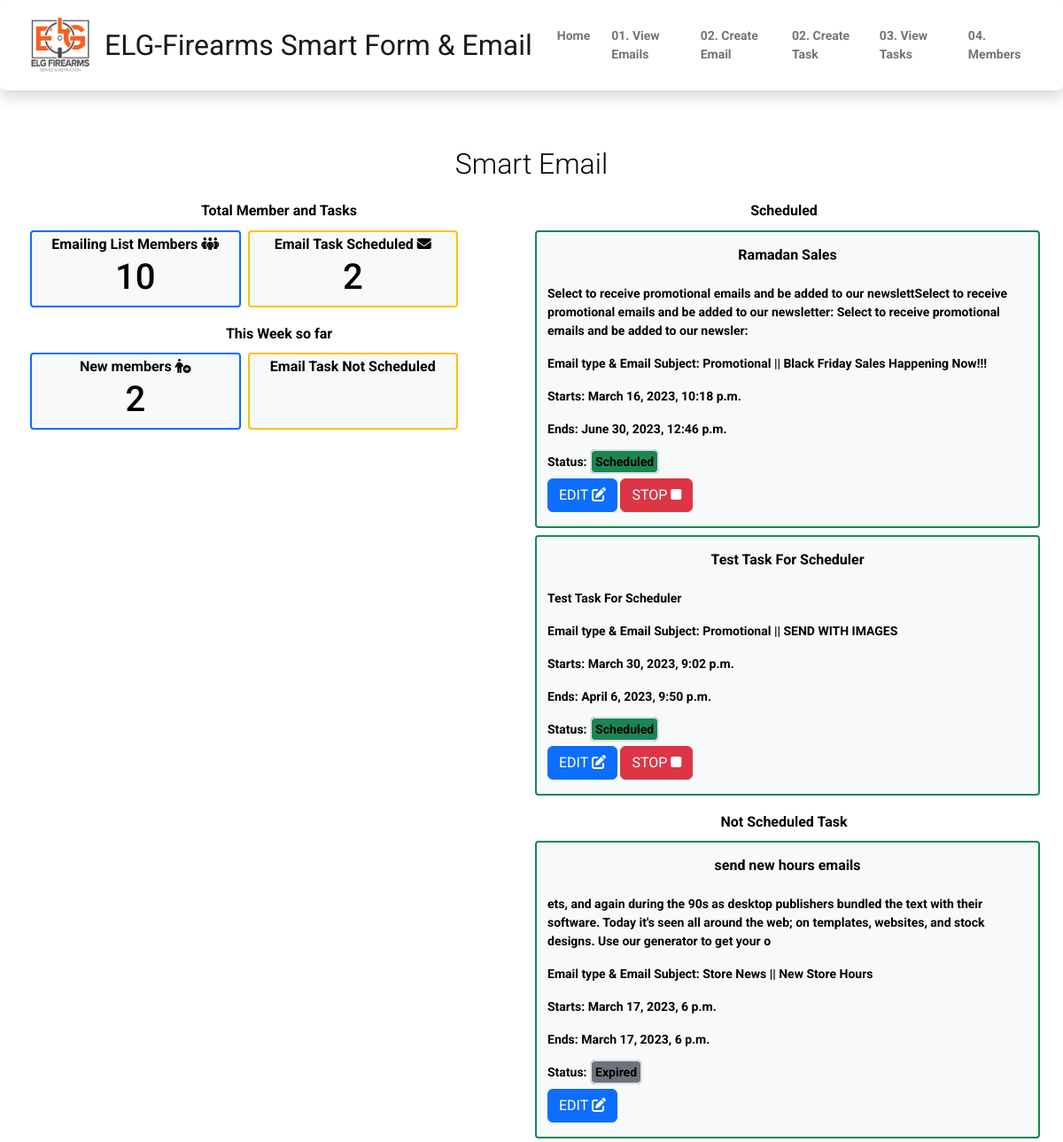
The app's page /master/stop_task/9 with its own data.
### smart_emailApp/models.py (models this page shows, shortened)
class EmailTask(models.Model):
    task_type = (
        ('Once', 'Once'),
        ('Daily', 'Daily'),
        ('Weekly', 'Weekly'),
        ('Monthly', 'Monthly'),
    )
    task_status = (
        ('Scheduled', 'Scheduled'),
        ('STOPPED', 'STOPPED'),
        ('Not Scheduled', 'Not Scheduled'),
        ('Expired', 'Expired'),
    )
    priority_level = (
        ('Low', 'Low'),
        ('Medium', 'Medium'),
        ('High', 'High'),
    )
    task_name = models.CharField(max_length=200)
    task_occurence = models.CharField(max_length=50, choices=task_type, null=True, blank=True)
    task_description = models.TextField(max_length=200)
    recipients = models.CharField(max_length=1000)
    sender = models.EmailField()
    emailToSend = models.ForeignKey(Emails, on_delete=models.CASCADE, null=True, blank=True)
    created_at = models.DateTimeField(auto_now_add=True)
    date_from = models.DateTimeField()
    date_to_sending = models.DateTimeField()
    status = models.CharField(max_length=50, choices=task_status, null=True, blank=True)
    priority = models.CharField(max_length=50, choices=priority_level, null=True, blank=True)
    error_message = models.TextField(null=True, blank=True)
    updated_at = models.DateField(auto_now=True, null=True, blank=True)

class Emails(models.Model):
    email_type = (
        ('Promotional', 'Promotional'),
        ('Store News', 'Store News'),
        ('Seasonal Sales', 'Seasonal Sales'),
    )
    subject = models.CharField(max_length=100)
    body = models.TextField(max_length=1000)
    emailtype = models.CharField(max_length=50, choices=email_type, null=True)
    product1_image = models.ImageField(upload_to="email_imageAttachment/", null=True, blank=True, default=None)
    product1_name = models.CharField(max_length=60, null=True, blank=True)
    product1_description = models.CharField(max_length=200, null=True, blank=True)
    product1_link = models.URLField(max_length=100, null=True, blank=True)
    product2_image = models.ImageField(upload_to="email_imageAttachment/", null=True, blank=True, default=None)
    product2_name = models.CharField(max_length=60, null=True, blank=True)
    product2_description = models.CharField(max_length=200, null=True, blank=True)
    product2_link = models.URLField(max_length=100, null=True, blank=True)
    product3_image = models.ImageField(upload_to="email_imageAttachment/", null=True, blank=True, default=None)
    product3_name = models.CharField(max_length=60, null=True, blank=True)
    product3_description = models.CharField(max_length=200, null=True, blank=True)
    product3_link = models.URLField(max_length=100, null=True, blank=True)
    product4_image = models.ImageField(upload_to="email_imageAttachment/", null=True, blank=True, default=None)
    product4_name = models.CharField(max_length=60, null=True, blank=True)
    product4_description = models.CharField(max_length=200, null=True, blank=True)
    product4_link = models.URLField(max_length=100, null=True, blank=True)
    created_at = models.DateTimeField(auto_now_add=True)
    updated_at = models.DateField(auto_now=True, null=True, blank=True)
    def __str__(self):
        return f'{self.emailtype} || {self.subject}'

### smart_emailApp/views.py (the view)
# urls.py: path('stop_task/<int:id>', views.stop_task, name='stop_task'),
def stop_task(request, id):
    members_count = User.objects.count()
    today = datetime.today()
    thirty_days_ago = today - timedelta(days=7)
    last7days = User.objects.filter(created_at__gte=thirty_days_ago).count()
    numberOf_scheduled_tasks = EmailTask.objects.filter(status="Scheduled").count()
    only_scheduled_tasks = EmailTask.objects.filter(status="Scheduled")
    from django.db.models import Q
    not_scheduled_tasks = EmailTask.objects.filter(Q(status='Not Scheduled') | Q(status='Expired'))
    context = {
        "members_count": members_count,
        "last7days": last7days,
        "numberOf_scheduled_tasks": numberOf_scheduled_tasks,
        'only_scheduled_tasks': only_scheduled_tasks,
        'not_scheduled_tasks': not_scheduled_tasks
    }
    EmailTask.objects.filter(id=id).update(status="STOPPED")
    return render(request, 'smartemail/master_home.html', context)

### templates/smartemail/master_home.html (shortened to what this page needs)
{% extends "nav.html" %}
{% load static %}
{% block navbar %}
    <div class="container">
        <div class="row text-black">
            <h4 class="text-center p-3 lead fs-2"> Smart Email </h4>
            <div class="col-6">
                <div class="row mb-2">
                    <h6 class="text-center fw-bold"> Total Member and Tasks  </h6>
                    <div class="col-5 bg-light m-1 border border-primary border-2  rounded-1">
                        <h6 class="text-center m-1 fw-bold"> Emailing List Members <i class="fa-solid fa-people-group"></i></h6>
                        <h1 class="text-black text-center">{{ members_count }}</h1>
                    </div>
                    <div class="col-5 bg-light m-1 border border-warning border-2  rounded-1">
                        <h6 class="text-center m-1 fw-bold"> Email Task Scheduled <i class="fa-solid fa-envelope"></i> </h6>
                        <h1 class="text-black text-center">{{ numberOf_scheduled_tasks }}</h1>
                    </div>
                </div>
                <div class="row mt-3">
                    <h6 class="text-center fw-bold"> This Week so far </h6>
                    <div class="col-5 bg-light m-1 border border-primary border-2  rounded-1">
                        <h6 class="text-center m-1 fw-bold"> New members <i class="fa-solid fa-person-circle-plus"></i> </h6>
                        <h1 class="text-black text-center">{{ last7days }}</h1>
                    </div>
                    <div class="col-5 bg-light m-1 border border-warning border-2  rounded-1">
                        <h6 class="text-center m-1 fw-bold"> Email Task Not Scheduled</h6>
                    </div>
                </div>
            </div>
            <div class="col-6">
                <div class="row mb-3">
                    <h6 class="text-center fw-bold">Scheduled </h6>
                    {% for task in only_scheduled_tasks %}
                        <div class="col-12 bg-light m-1 border border-success border-2 rounded-1 text-black ">
                            <h6 class="text-center fw-bolder p-3"> {{ task.task_name}} </h6>
                            <p class="fw-bold">
                                {{ task.task_description }}
                            </p>
                            <p class="fw-bold"> Email type & Email Subject:  <span class="text-black">  {{ task.emailToSend }}</span></p>
                            <p class="fw-bold"> Starts:<span class="text-black">  {{ task.date_from }}</span> </p>
                            <p  class="fw-bold"> Ends:<span class="text-black">   {{ task.date_to_sending }}</span> </p>
                            <div class="pb-2 fw-bold">Status: <span class="p-1 fw-bold bg-success border rounded">{{ task.status }}</span></div>
                            <a class="btn btn-primary mb-3" href="{% url 'edit_task' task.id  %}"> EDIT  <i class="fa-solid fa-pen-to-square"></i></a>
                            <form method="POST" action="{% url 'stop_task' task.id %}" class="d-inline">
                                <button class="btn btn-danger mb-3" type="submit"href="{% url 'stop_task' task.id %}"> STOP <i class="fa-solid fa-stop"></i></button>
                            </form>
                        </div>
                    {% endfor %}
                </div>
                <div class="row mt-3">
                    <h6 class="text-center fw-bold"> Not Scheduled Task  </h6>
                    {% for task in not_scheduled_tasks %}
                        <div class="col-12 bg-light m-1 border border-success border-2 rounded-1 text-black ">
                            <h6 class="text-center fw-bolder p-3"> {{ task.task_name}} </h6>
                            <p class="fw-bold">
                                {{ task.task_description }}
                            </p>
                            <p class="fw-bold"> Email type & Email Subject:  <span class="text-black">  {{ task.emailToSend }}</span></p>
                            <p class="fw-bold"> Starts:<span class="text-black">  {{ task.date_from }}</span> </p>
                            <p  class="fw-bold"> Ends:<span class="text-black">   {{ task.date_to_sending }}</span> </p>
                            <div class="pb-2 fw-bold">Status: <span class="p-1 fw-bold bg-secondary border rounded">{{ task.status }}</span></div>
                            <a class="btn btn-primary mb-3" href="{% url 'edit_task' task.id  %}"> EDIT  <i class="fa-solid fa-pen-to-square"></i></a>
                        </div>
                    {% endfor %}
                </div>
            </div>
        </div>
    </div>
{% endblock %}

### static/css/base.css (style rules this page uses)
body, .navbar, .dropdown-menu { background-color: white !important; font-family: 'Roboto'; font-size: 14px; }

### records on screen
EmailTask: task_name "Ramadan Sales", task_description "Select to receive promotional emails and be added to our newslettSelect to receive promotional emails and be added to our newsletter: Select to receive promotional emails and be added to our newsler:", emailToSend "Promotional || Black Friday Sales Happening Now!!!", date_from "March 16, 2023, 10:18 p.m.", date_to_sending "June 30, 2023, 12:46 p.m.", status "Scheduled"
EmailTask: task_name "Test Task For Scheduler", task_description "Test Task For Scheduler", emailToSend "Promotional || SEND WITH IMAGES", date_from "March 30, 2023, 9:02 p.m.", date_to_sending "April 6, 2023, 9:50 p.m.", status "Scheduled"
EmailTask: task_name "send new hours emails", task_description "ets, and again during the 90s as desktop publishers bundled the text with their software. Today it's seen all around the web; on templates, websites, and stock designs. Use our generator to get your o", emailToSend "Store News || New Store Hours", date_from "March 17, 2023, 6 p.m.", date_to_sending "March 17, 2023, 6 p.m.", status "Expired"

### other values on screen
{{ members_count }} "10"
{{ numberOf_scheduled_tasks }} "2"
{{ last7days }} "2"
